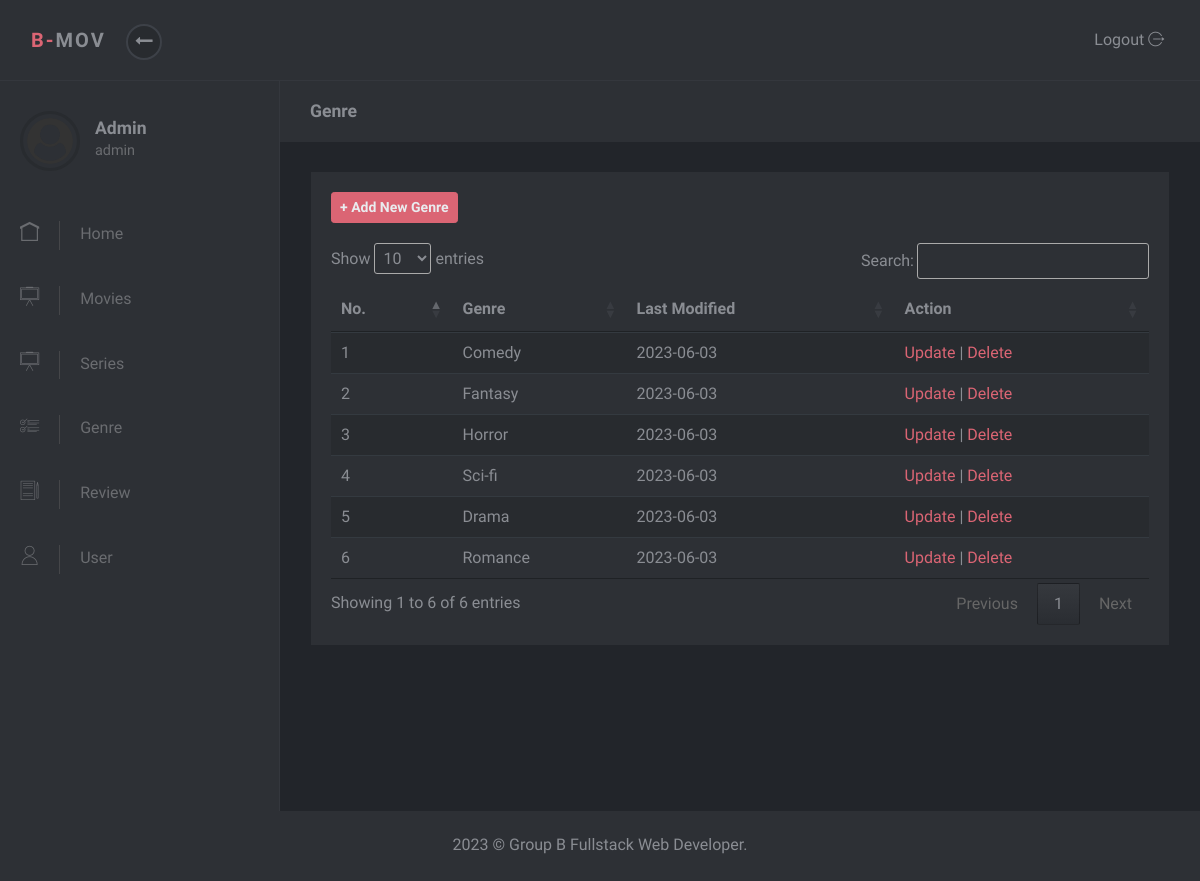
Screenshot of /admin/genre.php (signed in) with the database file from the repository.
### tables this page shows
CREATE TABLE `tb_genre` (
  `id` int(11) NOT NULL,
  `genre` varchar(30) NOT NULL,
  `terakhir_diubah` date NOT NULL
);

### admin/genre.php (the view, shortened to what this page needs)
<?php $page = "Genre";
include 'partials/header.php';
include 'partials/navbar.php';
include 'partials/sidebar.php';
include '../proses/koneksi.php';
$query = mysqli_query($db, 'SELECT * FROM tb_genre');
?>
<div class="page-content">
  <div class="page-header">
    <div class="container-fluid">
      <h2 class="h5 no-margin-bottom"><?= $page ?></h2>
    </div>
  </div>
  <section class="no-padding-top no-padding-bottom">
    <div class="container-fluid">
      <div class="block">
        <div class="title"><a href="tambahgenre.php" class="btn btn-primary btn-sm font-weight-bold text-light">+ Add New Genre</a></div>
        <div class="table-responsive">
          <table class="table table-striped table-hover" id="myTable">
            <thead>
              <tr>
                <th>No.</th>
                <th>Genre</th>
                <th>Last Modified</th>
                <th>Action</th>
              </tr>
            </thead>
            <tbody>
              <?php if(mysqli_num_rows($query) > 0) {?>
                <?php
                  $no = 1;
                  while ($data= mysqli_fetch_array($query)) {
                ?>
                  <tr>
                    <td><?php echo $no?></td>
                    <td><?php echo $data["genre"]?></td>
                    <td><?php echo $data["terakhir_diubah"]?></td>
                    <td>
                      <a href="editgenre.php?id=<?php echo $data["id"]?>">Update</a> |
                      <a href="proses/deletegenre.php?id=<?php echo $data["id"]?>">Delete</a>
                    </td>
                  </tr>
                <?php $no++; }?>
              <?php } ?>
            </tbody>
          </table>
        </div>
      </div>
    </div>
</div>
<?php include 'partials/footer.php' ?>

### admin/assets/css/style.default.css (style rules this page uses)
body { position: relative; }
section { padding: 0 1rem; }
a { -webkit-transition: all 0.3s; transition: all 0.3s; display: inline-block; }
.no-padding-top { padding-top: 0 !important; }
.no-padding-bottom { padding-bottom: 0 !important; }
.no-margin-bottom { margin-bottom: 0 !important; }
.block { padding: 20px; background: #2d3035; color: #8a8d93; margin-bottom: 30px; }
.page-content { position: relative; background: #22252a; min-height: 100vh; width: calc(100% - 280px); padding: 0; padding-bottom: 70px; }
.page-header { padding: 20px 15px; background: #2d3035; color: #8a8d93; margin-bottom: 30px; }
.block .title { margin-bottom: 20px; }
.table { margin-bottom: 0; }
.table td, .table th { border-color: #343a40; }
.table thead th { border: none; }
.table-striped tbody tr { -webkit-transition: all 0.3s; transition: all 0.3s; }
.table-striped tbody tr:nth-of-type(odd) { background-color: #282b2f; }
.btn { font-weight: 400; border: 1px solid transparent; padding: 0.45rem 0.75rem; font-size: 1rem; line-height: 1.5; border-radius: 0.25rem; -webkit-transition: color 0.15s ease-in-out, background-color 0.15s ease-in-out, border-color 0.15s ease-in-out, -webkit-box-shadow 0.15s ease-in-out; transition: color 0.15s ease-in-out, background-color 0.15s ease-in-out, border-color 0.15s ease-in-out, -webkit-box-shadow 0.15s ease-in-out; transition: color 0.15s ease-in-out, background-color 0.15s ease-in-out, border-color 0.15s ease-in-out, box-shadow 0.15s ease-in-out; transition: color 0.15s ease-in-out, background-color 0.15s ease-in-out, border-color 0.15s ease-in-out, box-shadow 0.15s ease-in-out, -webkit-box-shadow 0.15s ease-in-out; }
.btn-primary { color: color-yiq(#DB6574); background-color: #DB6574; border-color: #DB6574; }
.btn-sm { padding: 0.25rem 0.5rem; font-size: 0.875rem; line-height: 1.5; border-radius: 0.2rem; }
body { font-family: "Muli", sans-serif; font-size: 1rem; font-weight: 400; line-height: 1.5; color: #8a8d93; background-color: #fff; }
a { color: #DB6574; text-decoration: none; }
h1, h2, h3, h4, h5, h6, .h1, .h2, .h3, .h4, .h5, .h6 { margin-bottom: 0.5rem; font-family: inherit; font-weight: 700; line-height: 1.2; color: inherit; }
h2, .h2 { font-size: 1.7rem; }
h5, .h5 { font-size: 1.1rem; }
.text-light { color: #e9ecef !important; }

### rows the page displays
tb_genre: genre "Comedy", terakhir_diubah "2023-06-03"
tb_genre: genre "Fantasy", terakhir_diubah "2023-06-03"
tb_genre: genre "Horror", terakhir_diubah "2023-06-03"
tb_genre: genre "Sci-fi", terakhir_diubah "2023-06-03"
tb_genre: genre "Drama", terakhir_diubah "2023-06-03"
tb_genre: genre "Romance", terakhir_diubah "2023-06-03"

### other values shown
$_SESSION['nama'] "Admin"
$_SESSION['role'] "admin"
$page "Genre"
